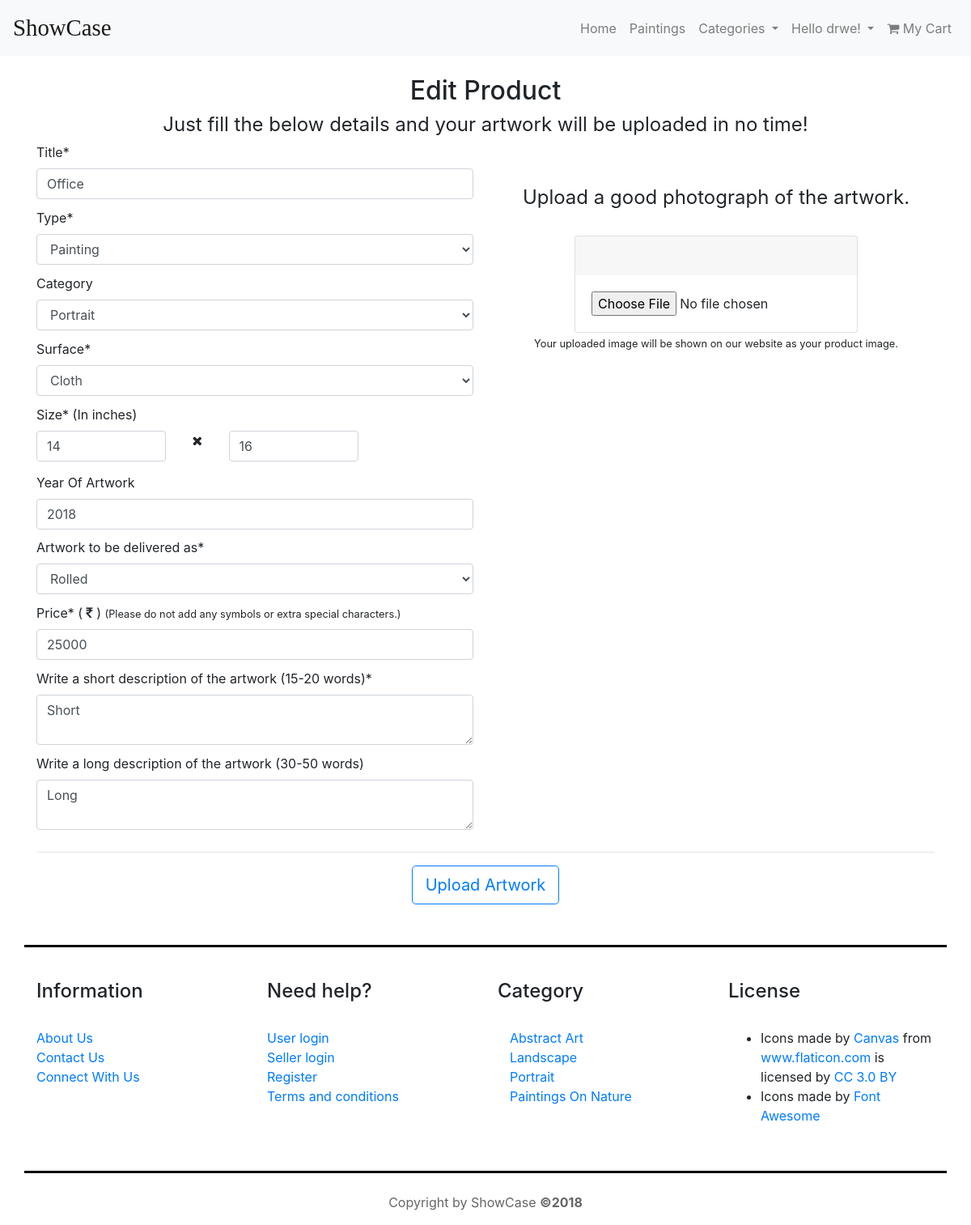
/edit.php?product_id=8890 (signed in), run on the app's committed database.
### tables this page shows
CREATE TABLE `product` (
  `id` int(11) NOT NULL,
  `title` varchar(255) DEFAULT NULL,
  `type` varchar(255) DEFAULT NULL,
  `surface` varchar(255) DEFAULT NULL,
  `delivery` varchar(255) DEFAULT NULL,
  `image` varchar(255) DEFAULT NULL,
  `longdesc` mediumtext,
  `shortdesc` varchar(255) DEFAULT NULL,
  `yearofartwork` year(4) DEFAULT NULL,
  `width` int(11) DEFAULT NULL,
  `height` int(11) DEFAULT NULL,
  `price` int(11) DEFAULT NULL,
  `sellerid` int(11) DEFAULT NULL,
  `category` varchar(255) DEFAULT NULL
);

### function.php (called while the page is built, shortened)
<?php
class DB_connect
{
	function __construct()
	{
		$conn = new mysqli(SERVERNAME, 'root', PASSWORD,DATABASENAME);
		$this->dbh=$conn;
	}
	public function selectbyid($id,$tablename)
	{
		$result=mysqli_query($this->dbh,"SELECT * FROM $tablename WHERE id=$id;");
		return $result;
	}
}
?>

### edit.php (the view, shortened to what this page needs)
<?php
$product_id=$_GET['product_id']-8887;
require_once "function.php";
$edit=new DB_connect();
$result=$edit->selectbyid($product_id,'product');
$row=mysqli_fetch_array($result);
?>
<!DOCTYPE html>
<html>
<head>
	<link rel="stylesheet" href="https://maxcdn.bootstrapcdn.com/bootstrap/4.1.0/css/bootstrap.min.css">
	<link rel="stylesheet" href="https://cdnjs.cloudflare.com/ajax/libs/font-awesome/4.7.0/css/font-awesome.min.css">
	<link rel="stylesheet" href="style.css">
</head>
<body>
	<?php 	if(isset($_SESSION['seller_name'])){include "elements/headerseller.php";}
			else if(isset($_SESSION['buyer_name'])){include "elements/headerbuyer.php";}
			else {include "elements/header.php";}
	 ?>
	 <div class="container">
	 	<h1 class="text-center">Edit Product</h1>
	 	<h2 class="text-center">Just fill the below details and your artwork will be uploaded in no time!</h2>
		<form  method="post" action="controllers/edit_in_product_table.php?product_id=<?php echo $product_id;?>" id="upload" enctype="multipart/form-data">
			<div class="row">
	 		<div class="col-md-6">
			 		<label for="title">Title*</label>
					<input type="text" name="title" id="title" class="form-control" value="<?php echo $row['title']; ?>">
					<label for="type">Type*</label>
					<select class="form-control" name="type" id="type">
					  <option value="Painting"  <?php if($row['type']=='Painting'){echo 'selected';} ?>>Painting</option>
					</select>
					<label for="category">Category</label>
					<select class="form-control" name="category" id="category">
					  <option value="Portrait" <?php if($row['category']=='Portrait'){echo 'selected';} ?>>Portrait</option>
					</select>
					<label for="surface">Surface*</label>
					<select class="form-control" name="surface" id="surface">
					  <option value="Cloth" <?php if($row['surface']=='Cloth'){echo 'selected';} ?>>Cloth</option>
					</select>
					<label for="size">Size* (In inches)</label>
					<div class="row">
						<div class="col-sm-4">
							<input type="number" name="width" id="width" class="form-control" placeholder="Width"
							value="<?php echo $row['width']; ?>">
						</div>
						<div class="col-sm-1 text-center">
							<i class="fa fa-times"></i>
						</div>
						<div class="col-sm-4">
							<input type="number" name="height" id="height" class="form-control" placeholder="Height"
							value="<?php echo $row['height']; ?>">
						</div>
					</div>
					<label for="yearofartwork">Year Of Artwork</label>
					<input type="number" name="yearofartwork" id="yearofartwork" class="form-control" placeholder="YYYY"
					value="<?php echo $row['yearofartwork']; ?>">
					<label for="delivery">Artwork to be delivered as*</label>
					<select class="form-control" name="delivery" id="delivery">
						<option value="Rolled"  <?php if($row['delivery']=='Rolled'){echo 'selected';} ?>>Rolled</option>
					</select>
					<label for="price">Price* ( <i class="fa fa-rupee"></i> )</label>
					<small>(Please do not add any symbols or extra special characters.)</small>
					<input type="number" name="price" id="price" class="form-control" value="<?php echo $row['price']; ?>">
					<label for="shortdesc">Write a short description of the artwork (15-20 words)*</label>
					<textarea class="form-control" id="shortdesc" name="shortdesc"><?php echo $row['shortdesc']; ?></textarea>
					<label for="longdesc">Write a long description of the artwork (30-50 words)</label>
					<textarea class="form-control" id="longdesc" name="longdesc"><?php echo $row['longdesc']; ?></textarea>
	 		</div>
	 		<div class="col-md-6">
	 			<div class="text-center" style="padding-top:10%;">
	 				<h2>Upload a good photograph of the artwork.</h2>
	 				<br>
		 			<div class="card text-center" style="max-width:350px;margin:auto;">
		 				<div class="card-header">
		 				</div>
		 				<div class="card-body">
		 					<div class="text-center">
			 					<input type="file" name="image" id="image" accept="image/png,image/jpeg">
			 				</div>
			 			</div>
			 		</div>
			 		<small>Your uploaded image will be shown on our website as your product image.</small>
			 	</div>
	 		</div>
	 	 </div>
	 	 <hr>
	 	 <div class="text-center">
	 	 	<button type="button" class="btn custom-btn btn-lg" id="noSubmit">Upload Artwork</button>
	 	 </div>
	 	</form>
	 	</div>
	 <?php include "elements/footer.php" ?>

### style.css (style rules this page uses)
h1 { font-size:2rem; }
h2 { font-size: 1.5rem;font-weight:bold; }
h2 { font-weight:normal; }
.custom-btn { background-color: white;border:1px solid #007bff;color:#007bff; }
.card-header { border:none; }

### data on the page
product: title "Office", type "Painting", category "Portrait", surface "Cloth", width "14", height "16", yearofartwork "2018", delivery "Rolled", price "25000", shortdesc "Short", longdesc "Long"

### other printed values
$_SESSION["seller_name"] "drwe"
